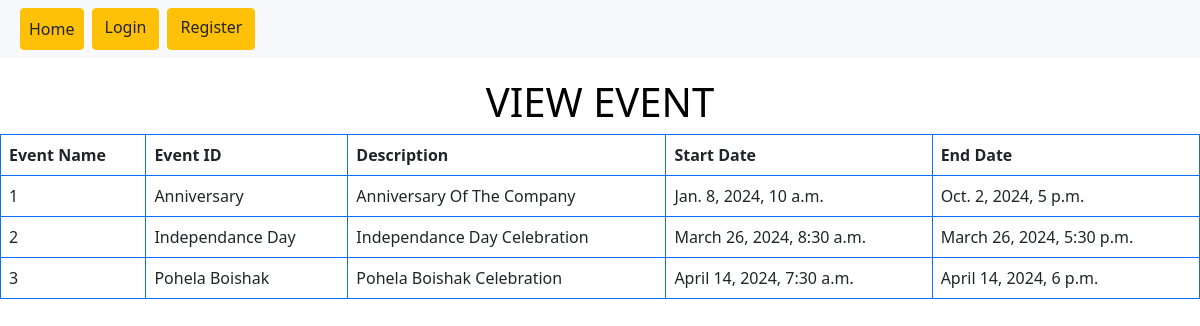
Page /view_event/ on the committed database.
### first_app/models.py (models this page shows, shortened)
class EventModel(models.Model):
    event_id =models.CharField(max_length=10, unique=True)
    event_name=models.CharField(max_length=30)
    description=models.TextField()
    start_date=models.DateTimeField()
    end_date=models.DateTimeField()

### first_app/views.py (the view)
# urls.py: path('view_event/',views.view_event,name="view_event"),
def view_event(request):
    event = EventModel.objects.all()
    return render(request,"view_event.html",{'data':event})

### first_app/templates/view_event.html (shortened to what this page needs)
{% extends "base.html" %}
{% block content %}
<h1>VIEW EVENT</h1>
{% if data %}
<table class="table table-bordered border-primary">
    <thead>
        <tr>
            <th scope="col">Event Name</th>
            <th scope="col">Event ID</th>
            <th scope="col">Description</th>
            <th scope="col">Start Date</th>
            <th scope="col">End Date</th>
        </tr>
    </thead>
    <tbody>
        {% for event in data %}
        <tr>
            <td>{{ event.event_id }}</td>
            <td>{{ event.event_name }}</td>
            <td>{{ event.description }}</td>
            <td>{{ event.start_date}}</td>
            <td>{{ event.end_date}}</td>
        </tr>
        {% endfor %}
    </tbody>
</table>
{% else %}
<h3>No Data Available</h3>
{% endif %}
{% endblock content %}

### first_app/static/css/style.css (style rules this page uses)
body { background-size: cover; background-position: center; background-repeat: no-repeat; width: 100%; margin:0; }

### first_app/templates/view_event.html (style rules this page uses)
h1 { display: flex; justify-content: center; color: black; position: relative; z-index: 2; margin-top: 20px; transition: color 0.3s, transform 0.3s; }

### rows in the picture
EventModel: event_id "1", event_name "Anniversary", description "Anniversary Of The Company", start_date "Jan. 8, 2024, 10 a.m.", end_date "Oct. 2, 2024, 5 p.m."
EventModel: event_id "2", event_name "Independance Day", description "Independance Day Celebration", start_date "March 26, 2024, 8:30 a.m.", end_date "March 26, 2024, 5:30 p.m."
EventModel: event_id "3", event_name "Pohela Boishak", description "Pohela Boishak Celebration", start_date "April 14, 2024, 7:30 a.m.", end_date "April 14, 2024, 6 p.m."
